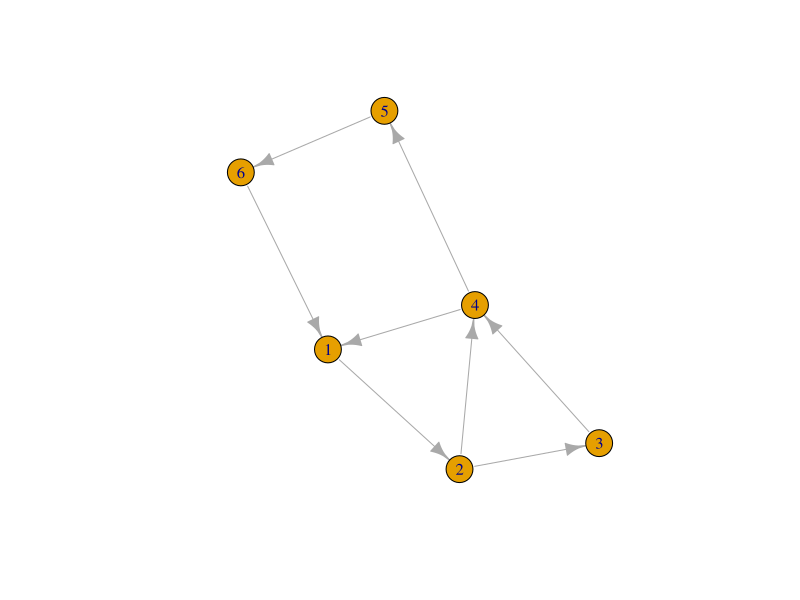

Reproduce this figure in R.
install.packages('igraph')
library(igraph)
a = make_graph(c(1, 2, 2, 3, 3, 4, 5, 6, 4,1, 2,4, 4,5, 6,1), directed = TRUE)
plot(a)
